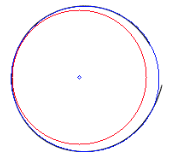
#> input picture Eccentricity%20Circle.png, 181 x 164 px
$ python -i Circle_detection.py   (imports and definitions only)
#> lines starting #> are read from the running program, lines starting #| are printed output that depends on the picture; after the words box and inside, x2 and y2 are one past the last pixel; in counts of white or black regions, pixels touching at a corner belong together
#> further down, picture is the input picture: shape (164, 181, 3); mean B, G, R 250.8, 247.7, 250.3
import cv2
import numpy as np
from scipy import stats
import math
import pandas as pd

"""This function takes an image and breaks down its properties"""
def img_moment(img):
    gray = cv2.cvtColor(img, cv2.COLOR_BGR2GRAY) #Converts coloured image to grayscale
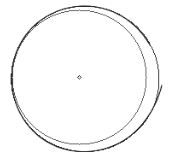
#> gray: shape (164, 181); min 10, max 255, mean 248.9

    _,thresh = cv2.threshold(gray,0,255,cv2.THRESH_BINARY+cv2.THRESH_OTSU) #Binarizes the image using Otsu's method to automatically choose a threshold
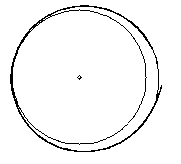
#> thresh: shape (164, 181); 96.2% white; black in thin lines or dots, all inside (x1, y1, x2, y2) = (10, 5, 162, 152)
    thresh = cv2.bitwise_not(thresh) #Inverts the image colour

    element = cv2.getStructuringElement(shape=cv2.MORPH_ELLIPSE, ksize=(5, 5)) #Used for the morphological transform

    morph_img = thresh.copy()
    cv2.morphologyEx(src=thresh, op=cv2.MORPH_CLOSE, kernel=element, dst=morph_img)  #A morphological transform that performs a closing operation that reduces noise in the image
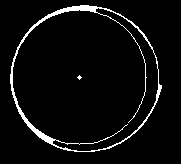
#> morph_img: shape (164, 181); 4.7% white; 2 white regions (1 under 20 px)

    contours,_ = cv2.findContours(morph_img,cv2.RETR_TREE,cv2.CHAIN_APPROX_NONE)    #Find the contours of the circle which is normally the whole boundary
#> contours = 3 contours, 1 with area under 20; largest, box (x1, y1, x2, y2) and area: (10, 5, 162, 152) 17046, (12, 7, 159, 152) 16285

    areas = [cv2.contourArea(c) for c in contours]
#> areas = [17046.5, 16285, 8]
    sorted_areas = np.sort(areas)
#> sorted_areas = [8, 16285, 17046.5]
    cnt=contours[areas.index(sorted_areas[-1])] # Finds the biggest contour if there are multiple
#> cnt = contour of 419 points, box (x1, y1, x2, y2) (10, 5, 162, 152), area 17046

    M = cv2.moments(cnt)
#> M = moments, m00 17046.5, centre m10/m00, m01/m00 = (84.61, 78.4)
    cx = int(M['m10']/M['m00'])
#> cx = 84
    cy = int(M['m01']/M['m00']) #Calculates the centre of the circle from the largest contour using image moments as (cx,cy)
#> cy = 78

    threshold_level = 1 #Thresholds above the black background pixels
    whitepix = np.column_stack(np.where(thresh > threshold_level))  #Stores the pixel coordinates of the white circle as a 2d array
#> whitepix = 1133 pairs, first value 5 to 151, second value 10 to 161

    return (cx,cy,whitepix,cnt) #Returns the centre, the pixel coordinates and the largest contour

    # for i in range(len(whitepix)):
    #     img[whitepix[i][0], whitepix[i][1]] = [23,23,140]

"""This function applies the metrics to the circle"""
# [42 lines left out: function img_properties, not called in this run]

"""Calculates the eccentricity of the circle"""
# [8 lines left out: function get_ecc, not called in this run]

"""Runs through each circle, applies metrics, and outputs as a csv table"""
# [17 lines not run here, left out]


>>> import cv2
>>> picture = cv2.imread('Eccentricity%20Circle.png')
>>> result = img_moment(picture)

$ run again, on Pixel%20Difference.png
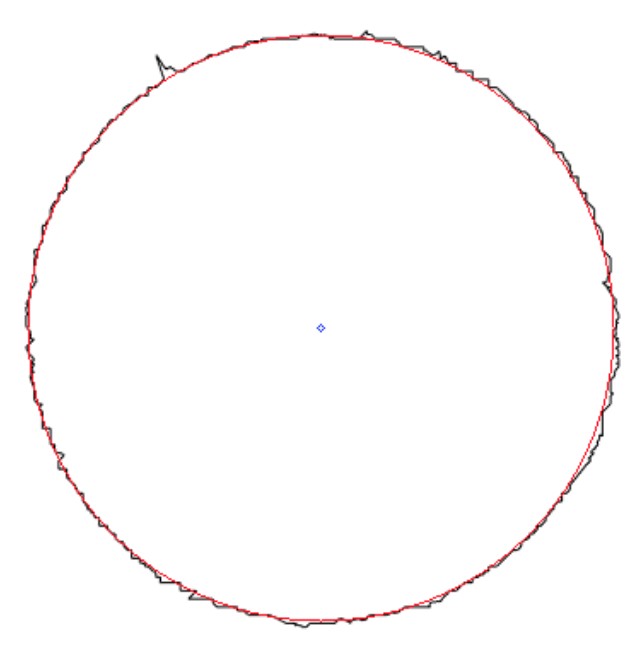
#> input picture Pixel%20Difference.png, 641 x 652 px
#> picture is the input picture: shape (652, 641, 3); mean B, G, R 251.6, 251.5, 253.1
#> in img_moment, `_,thresh = cv2.threshold(gray,0,255,cv2.THRESH_BINARY+cv2.THRESH_OTSU)..`:
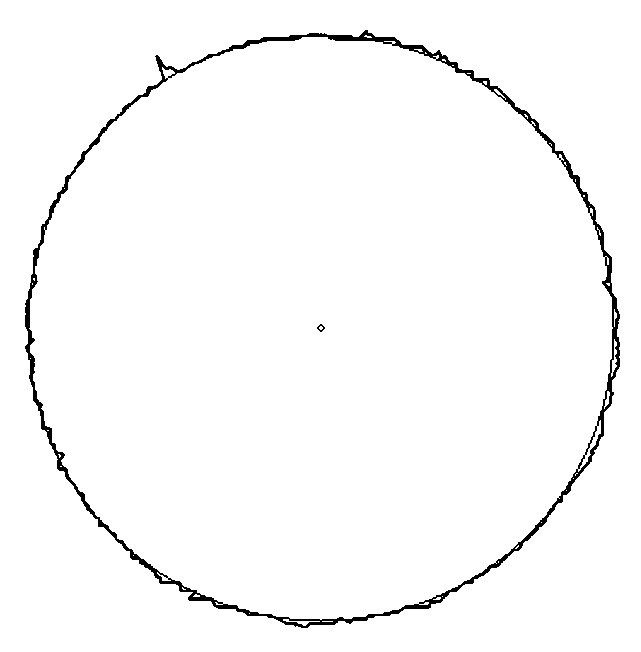
#> thresh: shape (652, 641); 98% white; 2 black regions, box (x1, y1, x2, y2) and area: (25, 30, 620, 628) 8365, (317, 324, 325, 332) 28
#> in img_moment, `cv2.morphologyEx(src=thresh, op=cv2.MORPH_CLOSE, kernel=element, dst=m..`:
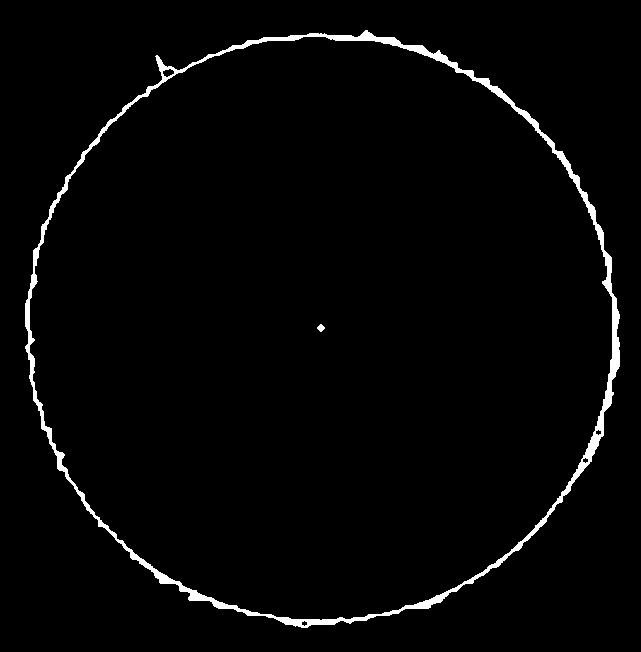
#> morph_img: shape (652, 641); 2.2% white; 2 white regions
#> contours = 7 contours; box (x1, y1, x2, y2) and area: (25, 30, 620, 628) 275140, (29, 36, 613, 621) 267466, (162, 68, 175, 78) 72, (317, 324, 325, 332) 31, (301, 620, 308, 627) 24, (582, 457, 589, 464) 24, (595, 429, 602, 436) 24
#> areas = [275140, 24, 24, 24, 72.5, 267466.5, 31]
#> sorted_areas = [24, 24, 24, 31, 72.5, 267466.5, 275140]
#> cnt = contour of 1842 points, box (x1, y1, x2, y2) (25, 30, 620, 628), area 275140
#> M = moments, m00 275140, centre m10/m00, m01/m00 = (321.7, 327.7)
#> cx = 321
#> cy = 327
#> whitepix = 8393 pairs, first value 30 to 627, second value 25 to 619

$ run again, on Std%20circle.png
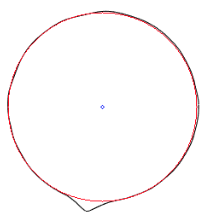
#> input picture Std%20circle.png, 206 x 222 px
#> picture is the input picture: shape (222, 206, 3); mean B, G, R 250.5, 250.2, 252.7
#> in img_moment, `_,thresh = cv2.threshold(gray,0,255,cv2.THRESH_BINARY+cv2.THRESH_OTSU)..`:
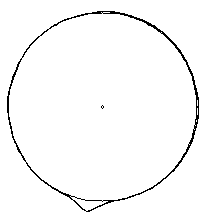
#> thresh: shape (222, 206); 97.5% white; black in thin lines or dots, all inside (x1, y1, x2, y2) = (7, 11, 199, 212)
#> contours = 4 contours, 1 with area under 20; largest, box (x1, y1, x2, y2) and area: (7, 11, 199, 212) 28701, (8, 12, 197, 202) 27873, (76, 198, 102, 212) 192
#> areas = [28701, 192, 27873, 4]
#> sorted_areas = [4, 192, 27873, 28701]
#> cnt = contour of 540 points, box (x1, y1, x2, y2) (7, 11, 199, 212), area 28701
#> M = moments, m00 28701, centre m10/m00, m01/m00 = (102.4, 107.1)
#> cx = 102
#> cy = 107
#> whitepix = 1139 pairs, first value 11 to 211, second value 7 to 198
